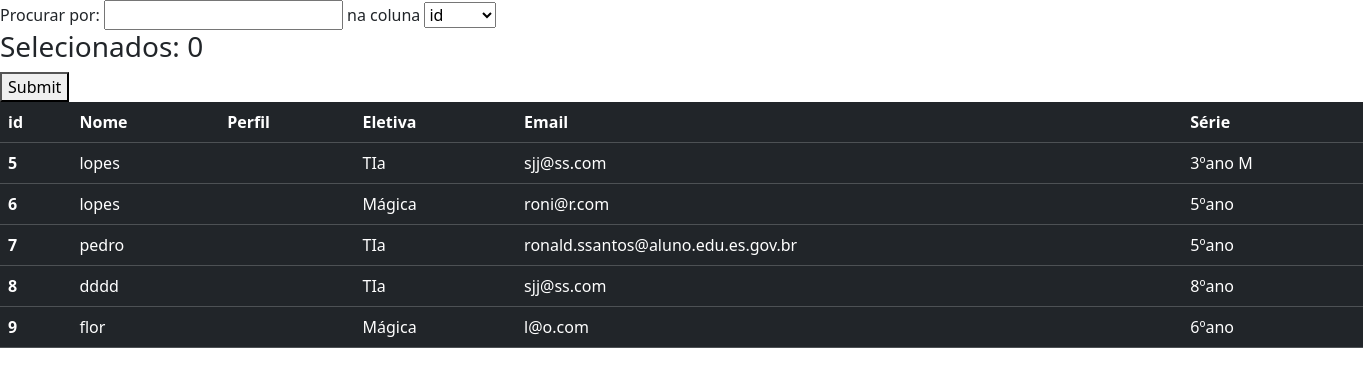
The app's page /deletar/aluno (signed in), older data.
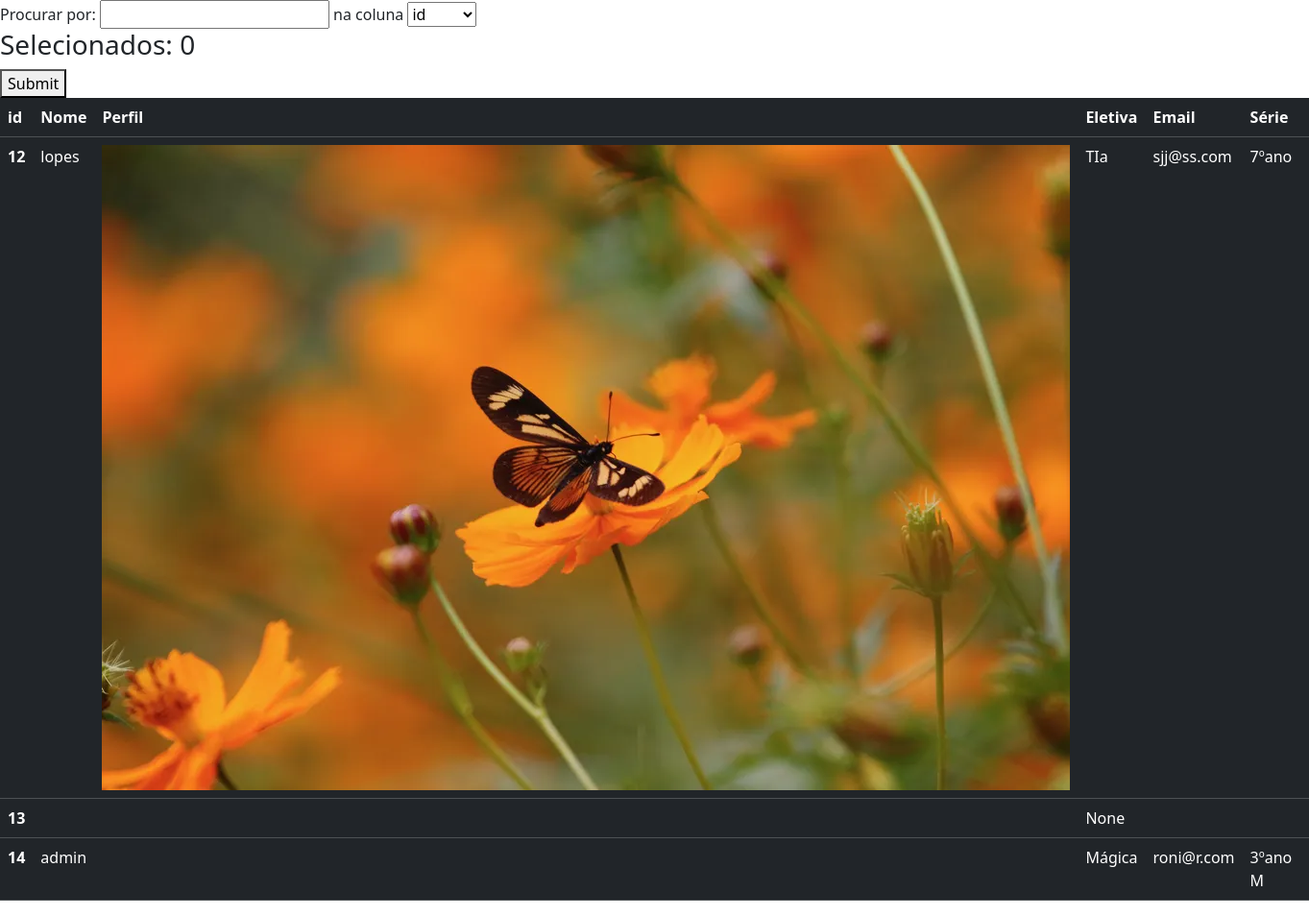
The same page, newer data.
### Aplicativo/models.py (models this page shows)
class Alunos(models.Model):
    imagem = models.FileField(upload_to='imagem_alunos', null=True, blank=False)
    serie = models.CharField(max_length=50)
    nome = models.CharField(max_length=100)
    email = models.EmailField(max_length=100)
    senha = models.CharField(max_length=100)
    eletiva = models.CharField(max_length=50, null=True, blank=False)

### Aplicativo/views.py (the view)
# urls.py: path('deletar/<str:user>',deletar,name='deletar'),
def deletar(request,user):
        if verificar_se_o_usuario_pode_realizar_a_acao_equisitada(request,'deletar') == True:
            return redirect(retornar_index)
        dados = {}
        dados['user'] = user
        dados['modo'] = 'deletar'
        if user.lower() == 'aluno':
            dados['usuarios'] = Alunos.objects.all().values()
            return render(request,'deletar/deletar.html', dados)
        elif user.lower() == 'professor':
            dados['usuarios'] = Professores.objects.all().values()
            return render(request,'deletar/deletar.html', dados)
        elif user.lower() == 'admin':
            dados['usuarios'] = Admins.objects.all().values()
            return render(request,'deletar/deletar.html', dados)
        else:
            messages.info(request,'Usuário não identificado')
            return redirect(retornar_index)

### Aplicativo/views.py (called while the page is built)
def verificar_se_o_usuario_pode_realizar_a_acao_equisitada(request,acao):
    user = request.session['user']
    if user == None:
        return True
    elif user == 'admin':
        if request.session.get(f'{acao}') == None:
            return True
        else:
            return False
    else:
        return False

### Aplicativo/templates/deletar/deletar.html (shortened to what this page needs)
{% load static %}
<!DOCTYPE html>
<html lang="en">
<head>
    <link href="https://cdn.jsdelivr.net/npm/bootstrap@5.3.3/dist/css/bootstrap.min.css" rel="stylesheet">
</head>
<body>
    {% if user == 'admin'%}
        {% include 'tabelas/admin_tabela.html' %}
        {% block tabela_admin %}
        {% endblock %}
    {% else %}
        {% include 'tabelas/aluno_professor_tabela.html' %}
    {% endif %}
</body>
</html>

### Aplicativo/templates/tabelas/aluno_professor_tabela.html (shortened to what this page needs)
{% block tabela_aluno_professor %}
<div id="table-py">
    <div id="form-div">
        <label for="ordem">Procurar por:</label>
        <input type="text" id="ordem" name="ordem" onkeyup="pesquisar(this)">
        <label for="coluna"> na coluna</label>
        <select name="coluna" id="coluna">
            <option value="id" selected>id</option>
        </select>
        {%if modo == "deletar" %}
            <h3>Selecionados: <span id="numero_selecionados">0</span></h3>
            <button onclick="ir_para_o_site()">Submit</button>
        {% endif %}
    </div>
    <table id="tabela" class="table table-dark" data-user="{{user}}">
        <thead>
          <tr>
            <th scope="col">id</th>
            <th scope="col">Nome</th>
            <th scope="col">Perfil</th>
            <th scope="col">Eletiva</th>
            <th scope="col">Email</th>
            {% if user == 'aluno' %}
                <th scope="col">Série</th>
            {% endif %}
          </tr>
        </thead>
        <tbody>
            {% for i in usuarios %}
                <tr id="{{i.id}}" onclick="adicionar_linha(this)">
                    <th scope="row" class="id" data-id="{{i.id}}">{{i.id}}</th>
                    <td class="nome" data-id="{{i.id}}">{{i.nome}}</td>
                    <td class="imagem" data-id="{{i.id}}"><img src="../../../media/{{i.imagem}}" alt=""></td>
                    <td class="eletiva" data-id="{{i.id}}">{{i.eletiva}}</td>
                    <td class="email" data-id="{{i.id}}">{{i.email}}</td>
                    {% if user == 'aluno'%}
                        <td class="serie" data-id="{{i.id}}">{{i.serie}}</td>
                    {% endif %}
                </tr>
            {% endfor %}
        </tbody>
      </table>
</div>
{% endblock %}

Row changes from the older to the newer data that the page shows:
removed Alunos: id "5", nome "lopes", eletiva "TIa", email "sjj@ss.com", serie "3ºano M"
removed Alunos: id "6", nome "lopes", eletiva "Mágica", email "roni@r.com", serie "5ºano"
removed Alunos: id "7", nome "pedro", eletiva "TIa", email "ronald.ssantos@aluno.edu.es.gov.br", serie "5ºano"
removed Alunos: id "8", nome "dddd", eletiva "TIa", email "sjj@ss.com", serie "8ºano"
removed Alunos: id "9", nome "flor", eletiva "Mágica", email "l@o.com", serie "6ºano"
added Alunos: id "12", nome "lopes", imagem (picture), eletiva "TIa", email "sjj@ss.com", serie "7ºano"
added Alunos: id "13", eletiva "None"
added Alunos: id "14", nome "admin", eletiva "Mágica", email "roni@r.com", serie "3ºano M"
